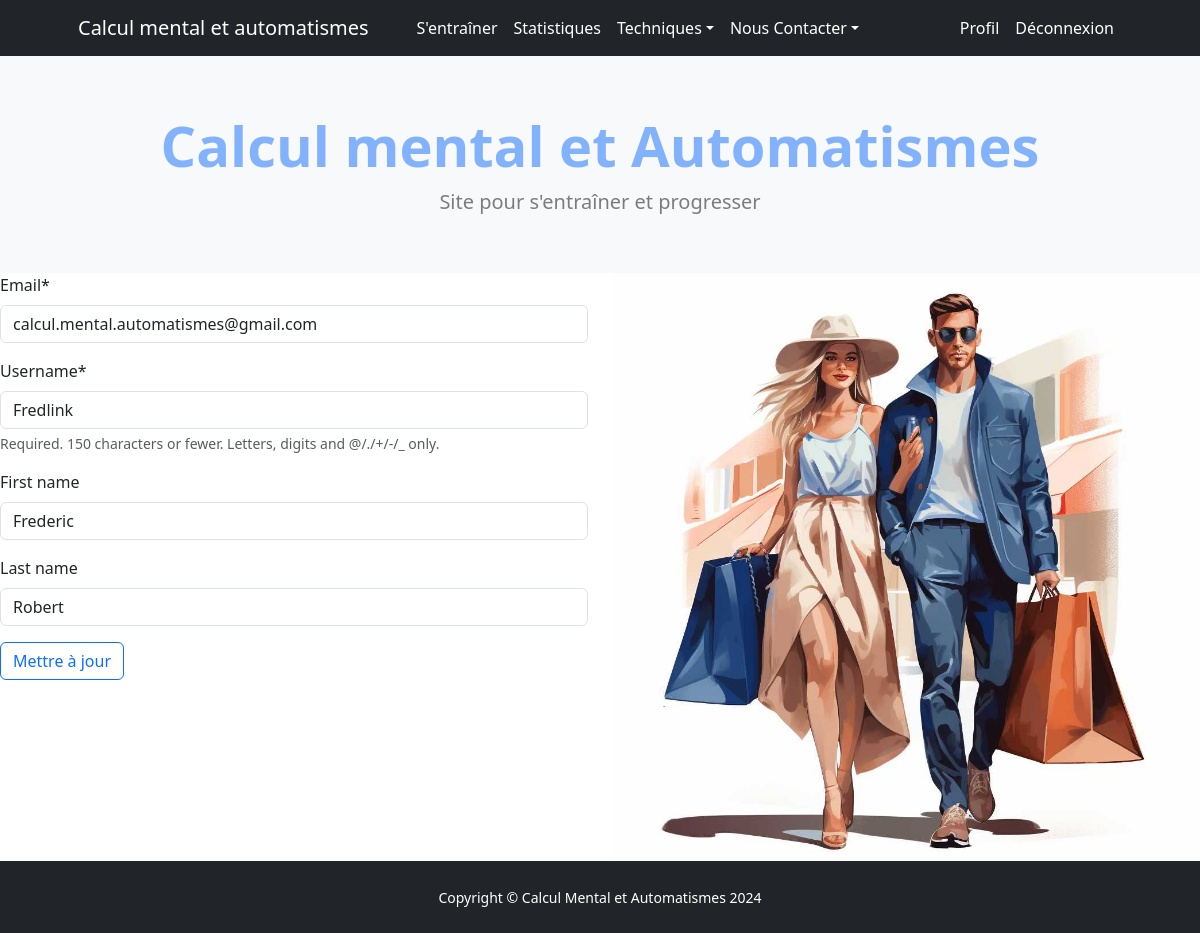
The app's page /account/profile-update/1 (signed in) with its own data.
### accounts/models.py (models this page shows)
class ExChanger(AbstractUser):
    email = models.EmailField(unique=True)
    type = models.CharField(max_length=10, verbose_name="Sexe", choices=TYPE_USER)
    score_multiplication = models.IntegerField(default=0)
    score_addition = models.IntegerField(default=0)
    score_soustraction = models.IntegerField(default=0)
    score_division = models.IntegerField(default=0)
    duree_connexion = models.IntegerField(default=0)
    a = models.IntegerField(default=0)
    b = models.IntegerField(default=0)
    answer = models.IntegerField(default=0)
    reponseEleve = models.FloatField(default=0)
    url = models.CharField(max_length=100, default=0)
    nombreQuestions = models.IntegerField(default=0)
    reponsesJustes = models.IntegerField(default=0)
    reponsesFausses = models.IntegerField(default=0)
    reponsesJustesPourcentage = models.FloatField(default=0)
    reponsesFaussesPourcentage = models.FloatField(default=0)
    tempsMoyenCentieme = models.FloatField(default=0)
    horaire1 = models.FloatField(default=0)
    Duree = models.FloatField(default=0)
    REQUIRED_FIELDS = ["username", "first_name", "last_name"]
    USERNAME_FIELD = "email"
    objects = ExChangerManager()

### accounts/views/user.py (the view)
# urls.py: path('profile-update/<int:pk>', ProfileUpdate.as_view(), name="profile-update"),
class ProfileUpdate(LoginRequiredMixin, UpdateView):
    model = get_user_model()
    template_name = "accounts/update-profile.html"
    fields = ["email", "username", "first_name", "last_name"]
    success_url = reverse_lazy("accounts:profile_eleve")

### accounts/templates/accounts/update-profile.html (shortened to what this page needs)
{% extends 'base.html' %}
{% load static %}
{% load crispy_forms_tags %}
{% block body %}
<div class="row">
    <div class="col-6">
        <form method="post" class="mb-5">
            {{ form|crispy }}
            <input type="submit" value="Mettre à jour" class="btn btn-outline-primary">
        </form>
    </div>
    <div class="col-6">
        <div class="text-center">
            <img src="{% static 'assets/signup_compress.jpg' %}" class="img-fluid">
        </div>
    </div>
</div>
{% endblock %}

### records on screen
ExChanger: email "calcul.mental.automatismes@gmail.com", username "Fredlink", first_name "Frederic", last_name "Robert"
